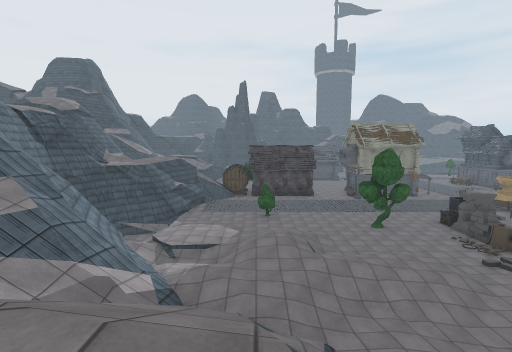
view 1 (above)

20 first-person views from a walk through a scene from a Unity 3-D project. The camera is 1.3 m above the floor, tilts 6° down and sees 85° across. The floor is counted in squares, 2 m on a side. Each view is taken from the middle of a square. On the plan, view 1 faces up. The plan holds only what a view shows up to about 9 squares ahead; the rest is blank. The place goes on beyond the plan. The player is left out. Some animated figures are left out. Door leaves are left out, so doorways stand open. Some surface patterns are stand-ins.

view 2
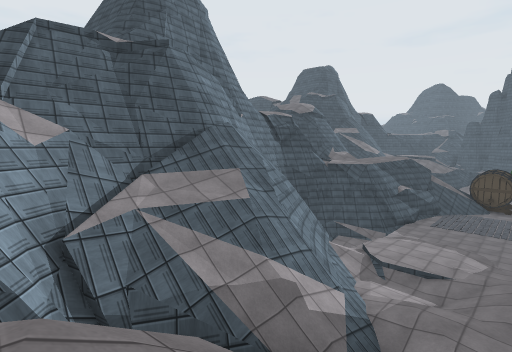

view 3
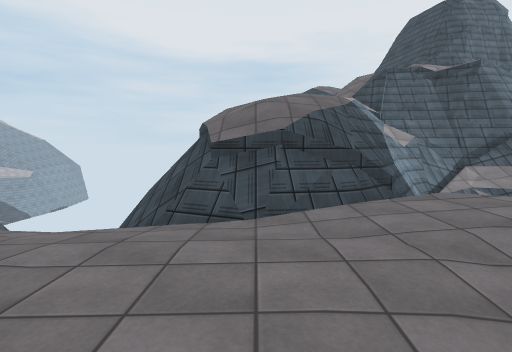

view 4
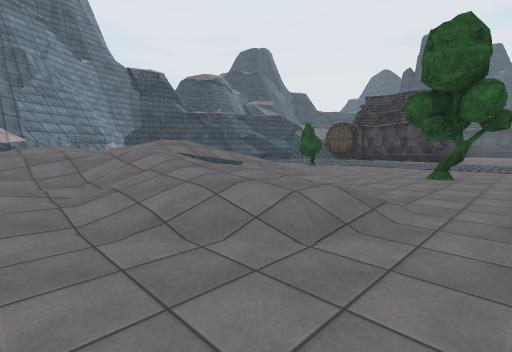

view 5
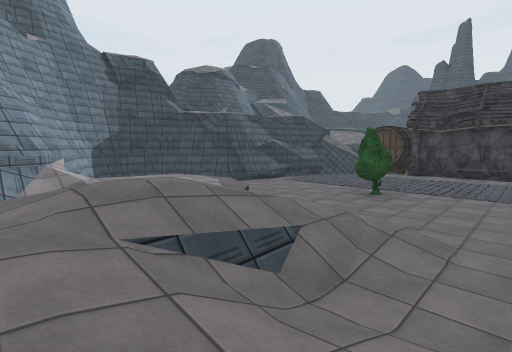

view 6
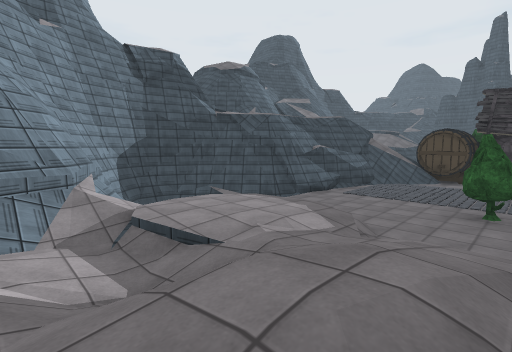

view 7
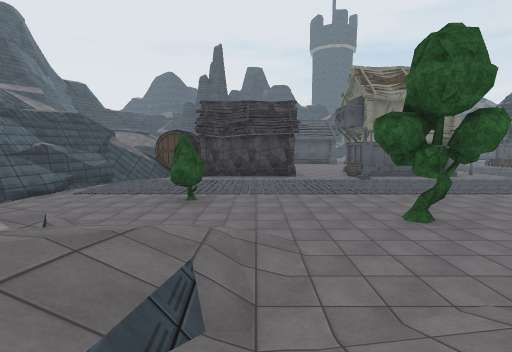

view 8
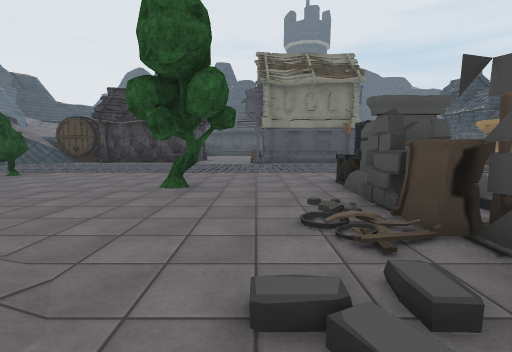

view 9
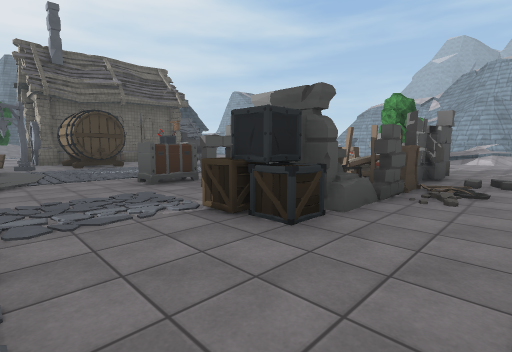

view 10
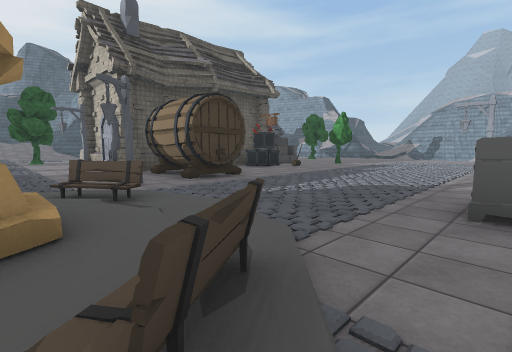

view 11
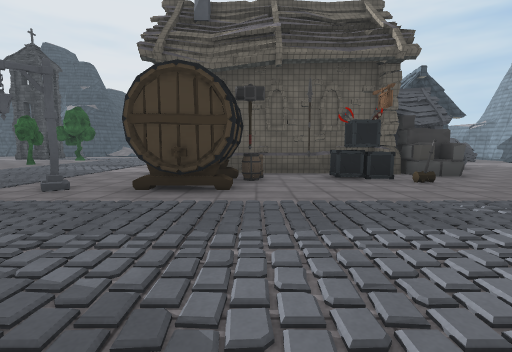

view 12
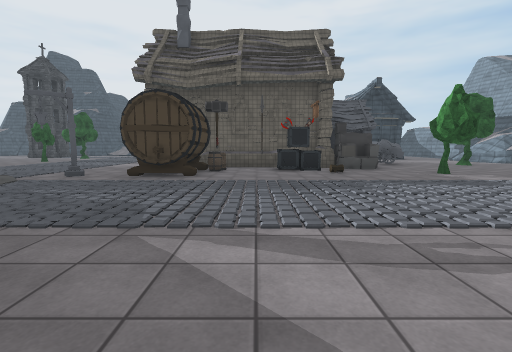

view 13
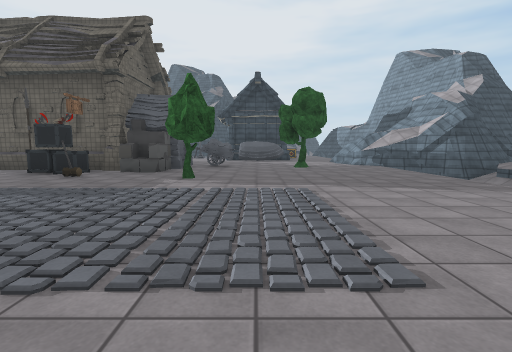

view 14
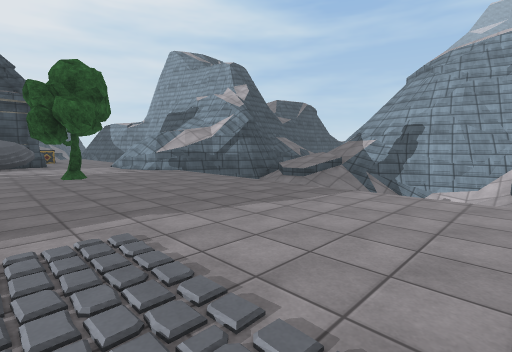

view 15
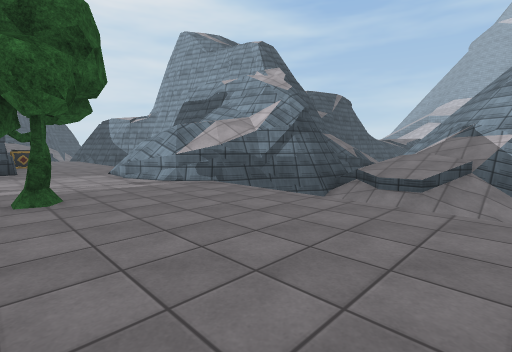

view 16
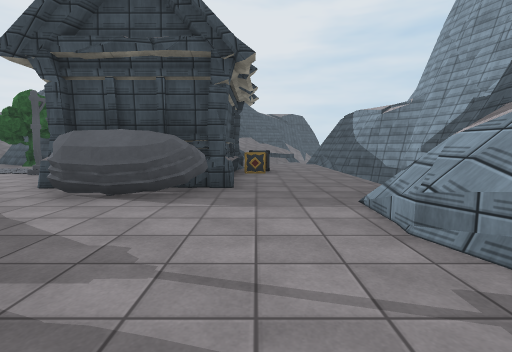

view 17
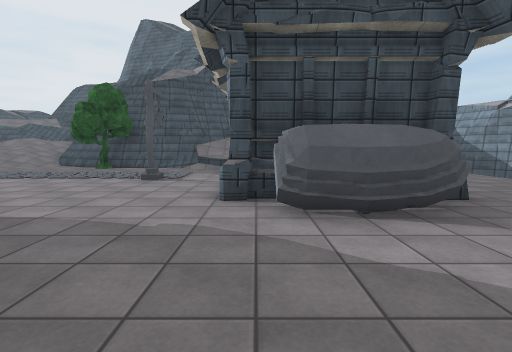

view 18
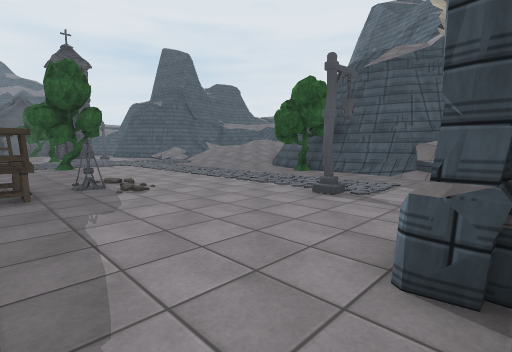

view 19
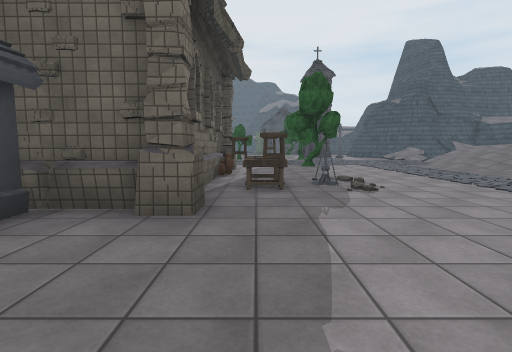

view 20
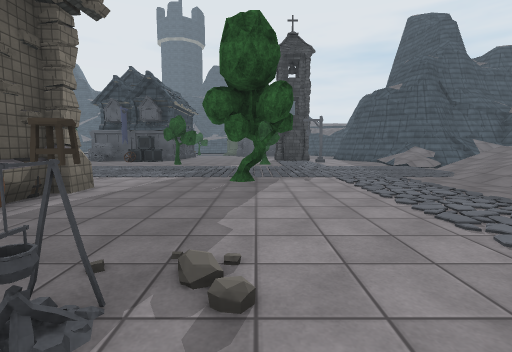

### Floor plan
Key: @ floor where view 1 was taken; # wall or solid block; x gap in a wall; . main floor; - floor 0.5 m lower than the main floor; : floor 0.75 m higher than the main floor; _ floor 0.75 m lower than the main floor; + floor 4.75 m higher than the main floor; * floor 6.25 m higher than the main floor; % floor 7.5 m higher than the main floor; & floor 9.5 m higher than the main floor; $ floor 10.75 m higher than the main floor; / step, stairs or slope; D open door; = window, fence, low wall or low ledge; ^ raised ledge; v drop or lower ground; B bookshelf; T tree; E bench; C crate; A bed; H chest; P pillar; S stool; M campfire; L table; R barrel; O other object.
Columns run from 8 left of view 1 to 30 right of it. Each row starts with its distance up from view 1.
 16       /.....               .........../
 15     ##/...........   OO   ............/
 14     #/............ ..OO ............../
 13     #/..............E..E............../
 12    ##...TT..............O....O...T..../
 11   ###...........CDD.....OOO###R......./
 10  ###  //.//..T..OODH....O#O#  O......./
  9 ###  /:////.....O  .......O#  #S....../
  8 #v###/::///./..BB ........##  #SM....T#
  7 #vv##///////////A  .......C#  #L......#
  6 # vv=#////////..P   .....OC####S......#
  5 ####/////////...    O.....PP.O.....OD.#
  4   ##////////.....   ........O .....DD//
  3   ##/// ///    ..T  .....T..O....#
  2  $##///=/      ..  .............O#
  1  &#=## //           ........T...O####
  0      vx/@            ..............CO
 -1      %=///           .........=/......
 -2      %*//+/          ////.../////.....
 -3    =v*#///                 =/////    v#
 -4       ///               _--#v==###  v##
 -5                        #=::#####   v##
 -6                      ==#= :=#      ##
 -7                      #^^^=  =
 -8                       #  ^==
 -9                          ^=

Where each view was taken, in squares from view 1:
view 1: 0 up, 0 right, facing up
view 2: 1 up, 0 right, facing up-left
view 3: 2 down, 2 right, facing left
view 4: 4 up, 6 right, facing up-left
view 5: 6 up, 3 right, facing up-left
view 6: 6 up, 1 right, facing up-left
view 7: 6 up, 2 right, facing up
view 8: 6 up, 6 right, facing up
view 9: 13 up, 6 right, facing down-right
view 10: 14 up, 11 right, facing down-right
view 11: 9 up, 12 right, facing right
view 12: 8 up, 10 right, facing right
view 13: 2 up, 11 right, facing right
view 14: 2 up, 13 right, facing down-right
view 15: 1 up, 16 right, facing down-right
view 16: 0 up, 20 right, facing right
view 17: 3 up, 21 right, facing right
view 18: 3 up, 23 right, facing up-right
view 19: 3 up, 23 right, facing up
view 20: 7 up, 25 right, facing up
